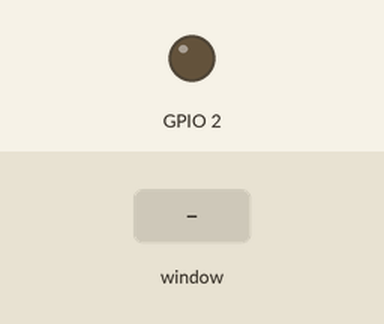
Simulated run of this program. Board: Raspberry Pi (BCM pin numbers). Shown: output pins drawn as LEDs (lit = HIGH). Inputs (shaded band) come from the test bench. The desktop window is not drawn, its controls go by their first labels and the mouse button is held 0.15 s.

Above: at 1.2 s.
1.3 s: control labelled "toggle" in the window clicked
At 2.6 s:
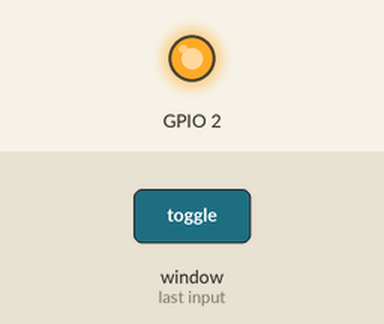
Timing chart, 0 to 4.3 s (numbered marks = the images above; inputs shaded):
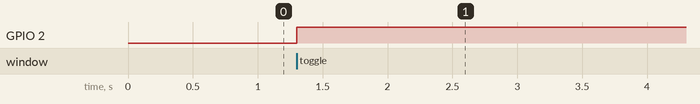

The program:

lab3.py
```python
#lab3--> control on led using GUI
import RPi.GPIO as GPIO
import tkinter

toggle_flag=1

def tog():
    global toggle_flag
    if toggle_flag == 1:
        GPIO.output(2, GPIO.HIGH)
        toggle_flag = 0
    elif toggle_flag == 0:
        GPIO.output(2, GPIO.LOW)
        toggle_flag = 1

GPIO.setmode(GPIO.BCM)
GPIO.setup(2,GPIO.OUT, initial=GPIO.LOW)


mainwindow =tkinter.Tk()
mainwindow.geometry("350x300+100+50")
mainwindow.title("## LED ##")

button1= tkinter.Button(mainwindow, width= '15', text= 'toggle', command = tog)
button1.grid(row=1, column=1 )
mainwindow.mainloop()
```

Measured:
- after the input at 1.3 s, GPIO 2: LOW → HIGH at once
